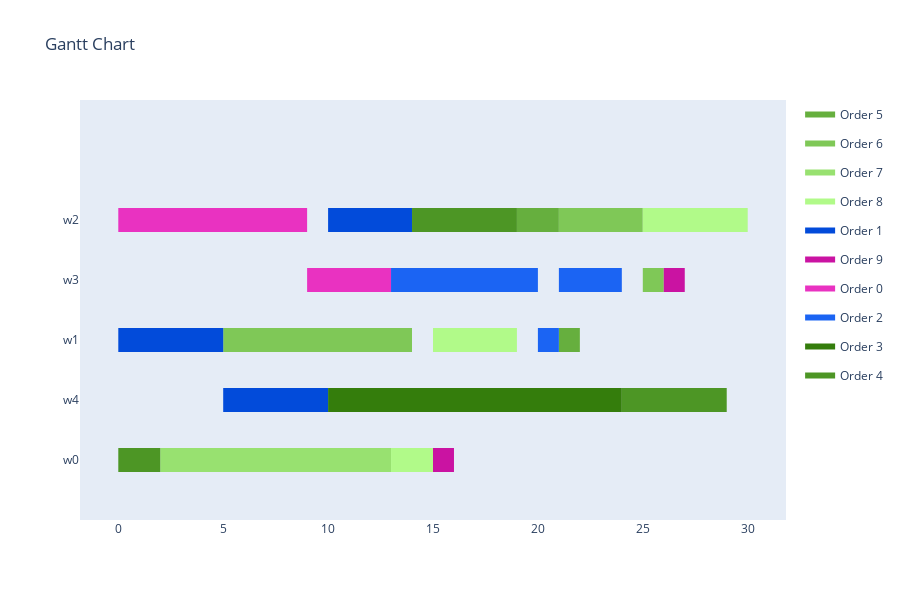

Notebook cell for this chart:
### Markdown cell above
<h4>Visualize Schedule</h4>

### Code cell
visualize_schedule_demo(schedule, env, orders)

### Figure 1 — Plotly figure (JSON) as saved in the notebook; plotly's stock layout.template omitted (floating-point values rounded to 4 significant figures)
{"data": [{"fill": "toself", "fillcolor": "rgb(102, 175, 62)", "hoverinfo": "name", "legendgroup": "rgb(102, 175, 62)", "mode": "none", "name": "Order 5", "type": "scatter", "x": [19, 21, 21, 19, 19, 21, 22, 22, 21], "y": [3.8, 3.8, 4.2, 4.2, null, 1.8, 1.8, 2.2, 2.2]}, {"fill": "toself", "fillcolor": "rgb(127, 200, 87)", "hoverinfo": "name", "legendgroup": "rgb(127, 200, 87)", "mode": "none", "name": "Order 6", "type": "scatter", "x": [21, 25, 25, 21, 21, 25, 26, 26, 25, 25, 5, 13, 13, 5, 5, 13, 14, 14, 13], "y": [3.8, 3.8, 4.2, 4.2, null, 2.8, 2.8, 3.2, 3.2, null, 1.8, 1.8, 2.2, 2.2, null, 1.8, 1.8, 2.2, 2.2]}, {"fill": "toself", "fillcolor": "rgb(152, 225, 112)", "hoverinfo": "name", "legendgroup": "rgb(152, 225, 112)", "mode": "none", "name": "Order 7", "type": "scatter", "x": [2, 4, 4, 2, 2, 4, 9, 9, 4, 4, 9, 13, 13, 9], "y": [-0.2, -0.2, 0.2, 0.2, null, -0.2, -0.2, 0.2, 0.2, null, -0.2, -0.2, 0.2, 0.2]}, {"fill": "toself", "fillcolor": "rgb(177, 250, 137)", "hoverinfo": "name", "legendgroup": "rgb(177, 250, 137)", "mode": "none", "name": "Order 8", "type": "scatter", "x": [25, 30, 30, 25, 25, 15, 19, 19, 15, 15, 13, 15, 15, 13], "y": [3.8, 3.8, 4.2, 4.2, null, 1.8, 1.8, 2.2, 2.2, null, -0.2, -0.2, 0.2, 0.2]}, {"fill": "toself", "fillcolor": "rgb(2, 75, 218)", "hoverinfo": "name", "legendgroup": "rgb(2, 75, 218)", "mode": "none", "name": "Order 1", "type": "scatter", "x": [10, 14, 14, 10, 10, 0, 5, 5, 0, 0, 5, 10, 10, 5], "y": [3.8, 3.8, 4.2, 4.2, null, 1.8, 1.8, 2.2, 2.2, null, 0.8, 0.8, 1.2, 1.2]}, {"fill": "toself", "fillcolor": "rgb(202, 19, 162)", "hoverinfo": "name", "legendgroup": "rgb(202, 19, 162)", "mode": "none", "name": "Order 9", "type": "scatter", "x": [26, 27, 27, 26, 26, 15, 16, 16, 15], "y": [2.8, 2.8, 3.2, 3.2, null, -0.2, -0.2, 0.2, 0.2]}, {"fill": "toself", "fillcolor": "rgb(233, 50, 193)", "hoverinfo": "name", "legendgroup": "rgb(233, 50, 193)", "mode": "none", "name": "Order 0", "type": "scatter", "x": [0, 4, 4, 0, 0, 4, 9, 9, 4, 4, 9, 13, 13, 9], "y": [3.8, 3.8, 4.2, 4.2, null, 3.8, 3.8, 4.2, 4.2, null, 2.8, 2.8, 3.2, 3.2]}, {"fill": "toself", "fillcolor": "rgb(27, 100, 243)", "hoverinfo": "name", "legendgroup": "rgb(27, 100, 243)", "mode": "none", "name": "Order 2", "type": "scatter", "x": [13, 20, 20, 13, 13, 21, 23, 23, 21, 21, 23, 24, 24, 23, 23, 20, 21, 21, 20], "y": [2.8, 2.8, 3.2, 3.2, null, 2.8, 2.8, 3.2, 3.2, null, 2.8, 2.8, 3.2, 3.2, null, 1.8, 1.8, 2.2, 2.2]}, {"fill": "toself", "fillcolor": "rgb(52, 125, 12)", "hoverinfo": "name", "legendgroup": "rgb(52, 125, 12)", "mode": "none", "name": "Order 3", "type": "scatter", "x": [10, 22, 22, 10, 10, 22, 24, 24, 22], "y": [0.8, 0.8, 1.2, 1.2, null, 0.8, 0.8, 1.2, 1.2]}, {"fill": "toself", "fillcolor": "rgb(77, 150, 37)", "hoverinfo": "name", "legendgroup": "rgb(77, 150, 37)", "mode": "none", "name": "Order 4", "type": "scatter", "x": [14, 19, 19, 14, 14, 24, 29, 29, 24, 24, 0, 2, 2, 0], "y": [3.8, 3.8, 4.2, 4.2, null, 0.8, 0.8, 1.2, 1.2, null, -0.2, -0.2, 0.2, 0.2]}, {"legendgroup": "rgb(102, 175, 62)", "marker": {"color": "rgb(102, 175, 62)", "opacity": 0, "size": 1}, "mode": "markers", "name": "", "showlegend": false, "text": [null, null, null, null], "type": "scatter", "x": [19, 21, 21, 22], "y": [4, 4, 2, 2]}, {"legendgroup": "rgb(127, 200, 87)", "marker": {"color": "rgb(127, 200, 87)", "opacity": 0, "size": 1}, "mode": "markers", "name": "", "showlegend": false, "text": [null, null, null, null, null, null, null, null], "type": "scatter", "x": [21, 25, 25, 26, 5, 13, 13, 14], "y": [4, 4, 3, 3, 2, 2, 2, 2]}, {"legendgroup": "rgb(152, 225, 112)", "marker": {"color": "rgb(152, 225, 112)", "opacity": 0, "size": 1}, "mode": "markers", "name": "", "showlegend": false, "text": [null, null, null, null, null, null], "type": "scatter", "x": [2, 4, 4, 9, 9, 13], "y": [0, 0, 0, 0, 0, 0]}, {"legendgroup": "rgb(177, 250, 137)", "marker": {"color": "rgb(177, 250, 137)", "opacity": 0, "size": 1}, "mode": "markers", "name": "", "showlegend": false, "text": [null, null, null, null, null, null], "type": "scatter", "x": [25, 30, 15, 19, 13, 15], "y": [4, 4, 2, 2, 0, 0]}, {"legendgroup": "rgb(2, 75, 218)", "marker": {"color": "rgb(2, 75, 218)", "opacity": 0, "size": 1}, "mode": "markers", "name": "", "showlegend": false, "text": [null, null, null, null, null, null], "type": "scatter", "x": [10, 14, 0, 5, 5, 10], "y": [4, 4, 2, 2, 1, 1]}, {"legendgroup": "rgb(202, 19, 162)", "marker": {"color": "rgb(202, 19, 162)", "opacity": 0, "size": 1}, "mode": "markers", "name": "", "showlegend": false, "text": [null, null, null, null], "type": "scatter", "x": [26, 27, 15, 16], "y": [3, 3, 0, 0]}, {"legendgroup": "rgb(233, 50, 193)", "marker": {"color": "rgb(233, 50, 193)", "opacity": 0, "size": 1}, "mode": "markers", "name": "", "showlegend": false, "text": [null, null, null, null, null, null], "type": "scatter", "x": [0, 4, 4, 9, 9, 13], "y": [4, 4, 4, 4, 3, 3]}, {"legendgroup": "rgb(27, 100, 243)", "marker": {"color": "rgb(27, 100, 243)", "opacity": 0, "size": 1}, "mode": "markers", "name": "", "showlegend": false, "text": [null, null, null, null, null, null, null, null], "type": "scatter", "x": [13, 20, 21, 23, 23, 24, 20, 21], "y": [3, 3, 3, 3, 3, 3, 2, 2]}, {"legendgroup": "rgb(52, 125, 12)", "marker": {"color": "rgb(52, 125, 12)", "opacity": 0, "size": 1}, "mode": "markers", "name": "", "showlegend": false, "text": [null, null, null, null], "type": "scatter", "x": [10, 22, 22, 24], "y": [1, 1, 1, 1]}, {"legendgroup": "rgb(77, 150, 37)", "marker": {"color": "rgb(77, 150, 37)", "opacity": 0, "size": 1}, "mode": "markers", "name": "", "showlegend": false, "text": [null, null, null, null, null, null], "type": "scatter", "x": [14, 19, 24, 29, 0, 2], "y": [4, 4, 1, 1, 0, 0]}], "layout": {"height": 600, "hovermode": "closest", "showlegend": true, "title": {"text": "Gantt Chart"}, "xaxis": {"rangeselector": {"buttons": [{"count": 7, "label": "1w", "step": "day", "stepmode": "backward"}, {"count": 1, "label": "1m", "step": "month", "stepmode": "backward"}, {"count": 6, "label": "6m", "step": "month", "stepmode": "backward"}, {"count": 1, "label": "YTD", "step": "year", "stepmode": "todate"}, {"count": 1, "label": "1y", "step": "year", "stepmode": "backward"}, {"step": "all"}]}, "showgrid": false, "type": "linear", "zeroline": false}, "yaxis": {"autorange": false, "range": [-1, 6], "showgrid": false, "ticktext": ["w0", "w4", "w1", "w3", "w2"], "tickvals": [0, 1, 2, 3, 4], "zeroline": false}}}
